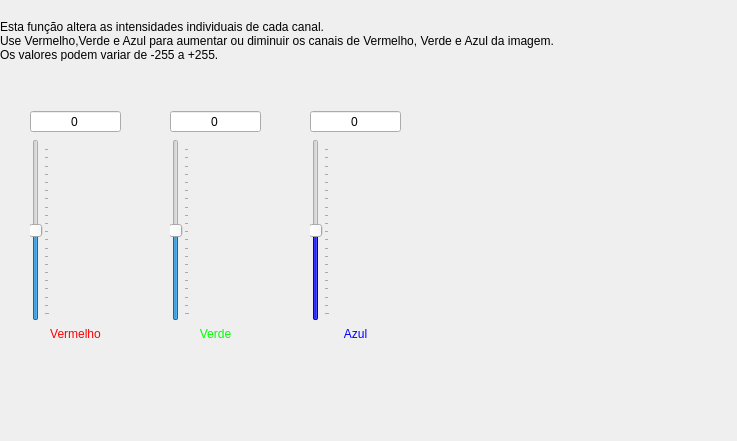
<?xml version="1.0" encoding="UTF-8"?>
<ui version="4.0">
 <class>alterarRGBForm</class>
 <widget class="QWidget" name="alterarRGBForm">
  <property name="geometry">
   <rect>
    <x>0</x>
    <y>0</y>
    <width>737</width>
    <height>441</height>
   </rect>
  </property>
  <property name="windowTitle">
   <string>Form</string>
  </property>
  <widget class="QLabel" name="label_4">
   <property name="geometry">
    <rect>
     <x>0</x>
     <y>20</y>
     <width>651</width>
     <height>41</height>
    </rect>
   </property>
   <property name="text">
    <string>Esta função altera as intensidades individuais de cada canal. 
Use Vermelho,Verde e Azul para aumentar ou diminuir os canais de Vermelho, Verde e Azul da imagem.
Os valores podem variar de -255 a +255.</string>
   </property>
  </widget>
  <widget class="QWidget" name="verticalLayoutWidget">
   <property name="geometry">
    <rect>
     <x>30</x>
     <y>110</y>
     <width>91</width>
     <height>231</height>
    </rect>
   </property>
   <layout class="QVBoxLayout" name="verticalLayout">
    <property name="sizeConstraint">
     <enum>QLayout::SetDefaultConstraint</enum>
    </property>
    <item>
     <widget class="QSpinBox" name="inputalterarRGBFormDeltaR">
      <property name="alignment">
       <set>Qt::AlignCenter</set>
      </property>
      <property name="buttonSymbols">
       <enum>QAbstractSpinBox::NoButtons</enum>
      </property>
      <property name="minimum">
       <number>-255</number>
      </property>
      <property name="maximum">
       <number>255</number>
      </property>
     </widget>
    </item>
    <item>
     <widget class="QSlider" name="verticalSlider">
      <property name="sizePolicy">
       <sizepolicy hsizetype="Fixed" vsizetype="Expanding">
        <horstretch>0</horstretch>
        <verstretch>0</verstretch>
       </sizepolicy>
      </property>
      <property name="cursor">
       <cursorShape>ClosedHandCursor</cursorShape>
      </property>
      <property name="styleSheet">
       <string notr="true">
</string>
      </property>
      <property name="minimum">
       <number>-255</number>
      </property>
      <property name="maximum">
       <number>255</number>
      </property>
      <property name="orientation">
       <enum>Qt::Vertical</enum>
      </property>
      <property name="tickPosition">
       <enum>QSlider::TicksBelow</enum>
      </property>
      <property name="tickInterval">
       <number>25</number>
      </property>
     </widget>
    </item>
    <item>
     <widget class="QLabel" name="label_5">
      <property name="text">
       <string>&lt;html&gt;&lt;head/&gt;&lt;body&gt;&lt;p&gt;&lt;span style=&quot; color:#ff0000;&quot;&gt;Vermelho&lt;/span&gt;&lt;/p&gt;&lt;/body&gt;&lt;/html&gt;</string>
      </property>
      <property name="alignment">
       <set>Qt::AlignBottom|Qt::AlignHCenter</set>
      </property>
     </widget>
    </item>
   </layout>
  </widget>
  <widget class="QWidget" name="verticalLayoutWidget_2">
   <property name="geometry">
    <rect>
     <x>170</x>
     <y>110</y>
     <width>91</width>
     <height>231</height>
    </rect>
   </property>
   <layout class="QVBoxLayout" name="verticalLayout_2">
    <property name="sizeConstraint">
     <enum>QLayout::SetDefaultConstraint</enum>
    </property>
    <item>
     <widget class="QSpinBox" name="inputalterarRGBFormDeltaG">
      <property name="alignment">
       <set>Qt::AlignCenter</set>
      </property>
      <property name="buttonSymbols">
       <enum>QAbstractSpinBox::NoButtons</enum>
      </property>
      <property name="minimum">
       <number>-255</number>
      </property>
      <property name="maximum">
       <number>255</number>
      </property>
     </widget>
    </item>
    <item>
     <widget class="QSlider" name="verticalSlider_2">
      <property name="sizePolicy">
       <sizepolicy hsizetype="Fixed" vsizetype="Expanding">
        <horstretch>0</horstretch>
        <verstretch>0</verstretch>
       </sizepolicy>
      </property>
      <property name="cursor">
       <cursorShape>ClosedHandCursor</cursorShape>
      </property>
      <property name="styleSheet">
       <string notr="true">QSlider{
	selection-color : green;
}
</string>
      </property>
      <property name="minimum">
       <number>-255</number>
      </property>
      <property name="maximum">
       <number>255</number>
      </property>
      <property name="orientation">
       <enum>Qt::Vertical</enum>
      </property>
      <property name="tickPosition">
       <enum>QSlider::TicksBelow</enum>
      </property>
      <property name="tickInterval">
       <number>25</number>
      </property>
     </widget>
    </item>
    <item>
     <widget class="QLabel" name="label_6">
      <property name="text">
       <string>&lt;html&gt;&lt;head/&gt;&lt;body&gt;&lt;p&gt;&lt;span style=&quot; color:#00ff00;&quot;&gt;Verde&lt;/span&gt;&lt;/p&gt;&lt;/body&gt;&lt;/html&gt;</string>
      </property>
      <property name="alignment">
       <set>Qt::AlignBottom|Qt::AlignHCenter</set>
      </property>
     </widget>
    </item>
   </layout>
  </widget>
  <widget class="QWidget" name="verticalLayoutWidget_3">
   <property name="geometry">
    <rect>
     <x>310</x>
     <y>110</y>
     <width>91</width>
     <height>231</height>
    </rect>
   </property>
   <layout class="QVBoxLayout" name="verticalLayout_3">
    <property name="sizeConstraint">
     <enum>QLayout::SetDefaultConstraint</enum>
    </property>
    <item>
     <widget class="QSpinBox" name="inputalterarRGBFormDeltaB">
      <property name="alignment">
       <set>Qt::AlignCenter</set>
      </property>
      <property name="buttonSymbols">
       <enum>QAbstractSpinBox::NoButtons</enum>
      </property>
      <property name="minimum">
       <number>-255</number>
      </property>
      <property name="maximum">
       <number>255</number>
      </property>
     </widget>
    </item>
    <item>
     <widget class="QSlider" name="verticalSlider_3">
      <property name="sizePolicy">
       <sizepolicy hsizetype="Fixed" vsizetype="Expanding">
        <horstretch>0</horstretch>
        <verstretch>0</verstretch>
       </sizepolicy>
      </property>
      <property name="cursor">
       <cursorShape>ClosedHandCursor</cursorShape>
      </property>
      <property name="styleSheet">
       <string notr="true">QSlider{
	selection-background-color :blue;
}
</string>
      </property>
      <property name="minimum">
       <number>-255</number>
      </property>
      <property name="maximum">
       <number>255</number>
      </property>
      <property name="orientation">
       <enum>Qt::Vertical</enum>
      </property>
      <property name="tickPosition">
       <enum>QSlider::TicksBelow</enum>
      </property>
      <property name="tickInterval">
       <number>25</number>
      </property>
     </widget>
    </item>
    <item>
     <widget class="QLabel" name="label_7">
      <property name="text">
       <string>&lt;html&gt;&lt;head/&gt;&lt;body&gt;&lt;p&gt;&lt;span style=&quot; color:#0000ff;&quot;&gt;Azul&lt;/span&gt;&lt;/p&gt;&lt;/body&gt;&lt;/html&gt;</string>
      </property>
      <property name="alignment">
       <set>Qt::AlignBottom|Qt::AlignHCenter</set>
      </property>
     </widget>
    </item>
   </layout>
  </widget>
 </widget>
 <resources/>
 <connections>
  <connection>
   <sender>inputalterarRGBFormDeltaR</sender>
   <signal>valueChanged(int)</signal>
   <receiver>verticalSlider</receiver>
   <slot>setValue(int)</slot>
   <hints>
    <hint type="sourcelabel">
     <x>75</x>
     <y>120</y>
    </hint>
    <hint type="destinationlabel">
     <x>44</x>
     <y>228</y>
    </hint>
   </hints>
  </connection>
  <connection>
   <sender>verticalSlider</sender>
   <signal>valueChanged(int)</signal>
   <receiver>inputalterarRGBFormDeltaR</receiver>
   <slot>setValue(int)</slot>
   <hints>
    <hint type="sourcelabel">
     <x>44</x>
     <y>228</y>
    </hint>
    <hint type="destinationlabel">
     <x>75</x>
     <y>120</y>
    </hint>
   </hints>
  </connection>
  <connection>
   <sender>inputalterarRGBFormDeltaG</sender>
   <signal>valueChanged(int)</signal>
   <receiver>verticalSlider_2</receiver>
   <slot>setValue(int)</slot>
   <hints>
    <hint type="sourcelabel">
     <x>215</x>
     <y>120</y>
    </hint>
    <hint type="destinationlabel">
     <x>184</x>
     <y>228</y>
    </hint>
   </hints>
  </connection>
  <connection>
   <sender>verticalSlider_2</sender>
   <signal>valueChanged(int)</signal>
   <receiver>inputalterarRGBFormDeltaG</receiver>
   <slot>setValue(int)</slot>
   <hints>
    <hint type="sourcelabel">
     <x>184</x>
     <y>228</y>
    </hint>
    <hint type="destinationlabel">
     <x>215</x>
     <y>120</y>
    </hint>
   </hints>
  </connection>
  <connection>
   <sender>inputalterarRGBFormDeltaB</sender>
   <signal>valueChanged(int)</signal>
   <receiver>verticalSlider_3</receiver>
   <slot>setValue(int)</slot>
   <hints>
    <hint type="sourcelabel">
     <x>355</x>
     <y>120</y>
    </hint>
    <hint type="destinationlabel">
     <x>324</x>
     <y>228</y>
    </hint>
   </hints>
  </connection>
  <connection>
   <sender>verticalSlider_3</sender>
   <signal>valueChanged(int)</signal>
   <receiver>inputalterarRGBFormDeltaB</receiver>
   <slot>setValue(int)</slot>
   <hints>
    <hint type="sourcelabel">
     <x>324</x>
     <y>228</y>
    </hint>
    <hint type="destinationlabel">
     <x>355</x>
     <y>120</y>
    </hint>
   </hints>
  </connection>
 </connections>
</ui>
